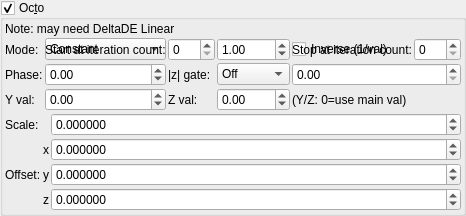
    <widget class="MyGroupBox" name="groupCheck_transf_function_enabledD_false">
     <property name="toolTip">
      <string/>
     </property>
     <property name="title">
      <string>Oc&amp;to</string>
     </property>
     <property name="checkable">
      <bool>true</bool>
     </property>
     <layout class="QVBoxLayout" name="verticalLayout_33" stretch="0,0,0">
      <property name="spacing">
       <number>2</number>
      </property>
      <property name="leftMargin">
       <number>2</number>
      </property>
      <property name="topMargin">
       <number>2</number>
      </property>
      <property name="rightMargin">
       <number>2</number>
      </property>
      <property name="bottomMargin">
       <number>2</number>
      </property>
      <item>
       <widget class="QLabel" name="label_264">
        <property name="text">
         <string>Note: may need DeltaDE Linear</string>
        </property>
       </widget>
      </item>
      <item>
       <layout class="QGridLayout" name="gridLayout_70">
        <property name="spacing">
         <number>2</number>
        </property>
        <item row="1" column="5">
         <widget class="MySpinBox" name="spinboxInt_transf_stop_iterations_D">
          <property name="sizePolicy">
           <sizepolicy hsizetype="Preferred" vsizetype="Maximum">
            <horstretch>0</horstretch>
            <verstretch>0</verstretch>
           </sizepolicy>
          </property>
          <property name="maximum">
           <number>999</number>
          </property>
         </widget>
        </item>
      <item row="1" column="0">
       <widget class="QLabel"><property name="text"><string>Mode:</string></property></widget>
      </item>
      <item row="1" column="1">
       <widget class="MyComboBox" name="comboBox_transf_multiplier_value_mode_3">
        <item><property name="text"><string notr="true">Constant</string></property></item>
        <item><property name="text"><string notr="true">Sine</string></property></item>
        <item><property name="text"><string notr="true">Ramp</string></property></item>
        <item><property name="text"><string notr="true">Exponential</string></property></item>
        <item><property name="text"><string notr="true">Triangle</string></property></item>
        <item><property name="text"><string notr="true">Square</string></property></item>
        <item><property name="text"><string notr="true">Smoothstep</string></property></item>
        <item><property name="text"><string notr="true">Noise</string></property></item>
        <item><property name="text"><string notr="true">Ping-pong</string></property></item>
        <item><property name="text"><string notr="true">Stepped</string></property></item>
       </widget>
      </item>
      <item row="1" column="2">
       <widget class="QLabel"><property name="text"><string>Freq:</string></property></widget>
      </item>
      <item row="1" column="3">
       <widget class="MyDoubleSpinBox" name="spinbox_transf_multiplier_frequency_3">
        <property name="minimum"><double>0.01</double></property><property name="maximum"><double>100.0</double></property>
        <property name="singleStep"><double>0.1</double></property><property name="value"><double>1.0</double></property>
       </widget>
      </item>
      <item row="1" column="4" colspan="2">
       <widget class="MyCheckBox" name="checkBox_transf_multiplier_inverse_3">
        <property name="text"><string>Inverse (1/val)</string></property>
       </widget>
      </item>
      <item row="2" column="0">
       <widget class="QLabel"><property name="text"><string>Phase:</string></property></widget>
      </item>
      <item row="2" column="1">
       <widget class="MyDoubleSpinBox" name="spinbox_transf_multiplier_phase_3">
        <property name="minimum"><double>-10.0</double></property><property name="maximum"><double>10.0</double></property>
        <property name="singleStep"><double>0.1</double></property><property name="value"><double>0.0</double></property>
       </widget>
      </item>
      <item row="2" column="2">
       <widget class="QLabel"><property name="text"><string>|z| gate:</string></property></widget>
      </item>
      <item row="2" column="3">
       <widget class="MyComboBox" name="comboBox_transf_multiplier_threshold_mode_3">
        <item><property name="text"><string notr="true">Off</string></property></item>
        <item><property name="text"><string notr="true">&gt; thresh</string></property></item>
        <item><property name="text"><string notr="true">&lt; thresh</string></property></item>
       </widget>
      </item>
      <item row="2" column="4" colspan="2">
       <widget class="MyDoubleSpinBox" name="spinbox_transf_multiplier_threshold_3">
        <property name="minimum"><double>0.0</double></property><property name="maximum"><double>1000.0</double></property>
        <property name="singleStep"><double>0.1</double></property><property name="value"><double>0.0</double></property>
       </widget>
      </item>
      <item row="3" column="0">
       <widget class="QLabel"><property name="text"><string>Y val:</string></property></widget>
      </item>
      <item row="3" column="1">
       <widget class="MyDoubleSpinBox" name="spinbox_transf_multiplier_scale_y_3">
        <property name="minimum"><double>-100.0</double></property><property name="maximum"><double>100.0</double></property>
        <property name="singleStep"><double>0.01</double></property><property name="value"><double>0.0</double></property>
       </widget>
      </item>
      <item row="3" column="2">
       <widget class="QLabel"><property name="text"><string>Z val:</string></property></widget>
      </item>
      <item row="3" column="3">
       <widget class="MyDoubleSpinBox" name="spinbox_transf_multiplier_scale_z_3">
        <property name="minimum"><double>-100.0</double></property><property name="maximum"><double>100.0</double></property>
        <property name="singleStep"><double>0.01</double></property><property name="value"><double>0.0</double></property>
       </widget>
      </item>
      <item row="3" column="4" colspan="2">
       <widget class="QLabel"><property name="text"><string notr="true">(Y/Z: 0=use main val)</string></property></widget>
      </item>
        <item row="1" column="1">
         <widget class="QLabel" name="label_253">
          <property name="text">
           <string>Start at iteration count:</string>
          </property>
          <property name="wordWrap">
           <bool>true</bool>
          </property>
         </widget>
        </item>
        <item row="1" column="4">
         <widget class="QLabel" name="label_252">
          <property name="text">
           <string>Stop at iteration count:</string>
          </property>
          <property name="wordWrap">
           <bool>true</bool>
          </property>
         </widget>
        </item>
        <item row="1" column="2">
         <widget class="MySpinBox" name="spinboxInt_transf_start_iterations_D">
          <property name="sizePolicy">
           <sizepolicy hsizetype="Minimum" vsizetype="Maximum">
            <horstretch>0</horstretch>
            <verstretch>0</verstretch>
           </sizepolicy>
          </property>
          <property name="minimum">
           <number>0</number>
          </property>
          <property name="maximum">
           <number>999</number>
          </property>
          <property name="value">
           <number>0</number>
          </property>
         </widget>
        </item>
       </layout>
      </item>
      <item>
       <layout class="QGridLayout" name="gridLayout_71" columnstretch="0,0,1">
        <property name="spacing">
         <number>2</number>
        </property>
        <item row="2" column="2">
         <widget class="MyDoubleSpinBox" name="spinbox3_transf_offset_100_y">
          <property name="sizePolicy">
           <sizepolicy hsizetype="Minimum" vsizetype="Maximum">
            <horstretch>0</horstretch>
            <verstretch>0</verstretch>
           </sizepolicy>
          </property>
          <property name="prefix">
           <string/>
          </property>
          <property name="suffix">
           <string/>
          </property>
          <property name="decimals">
           <number>6</number>
          </property>
          <property name="minimum">
           <double>-99.989999999999995</double>
          </property>
          <property name="maximum">
           <double>99.989999999999995</double>
          </property>
          <property name="singleStep">
           <double>0.100000000000000</double>
          </property>
         </widget>
        </item>
        <item row="1" column="2">
         <widget class="MyDoubleSpinBox" name="spinbox3_transf_offset_100_x">
          <property name="sizePolicy">
           <sizepolicy hsizetype="Minimum" vsizetype="Maximum">
            <horstretch>0</horstretch>
            <verstretch>0</verstretch>
           </sizepolicy>
          </property>
          <property name="prefix">
           <string/>
          </property>
          <property name="suffix">
           <string/>
          </property>
          <property name="decimals">
           <number>6</number>
          </property>
          <property name="minimum">
           <double>-99.989999999999995</double>
          </property>
          <property name="maximum">
           <double>99.989999999999995</double>
          </property>
          <property name="singleStep">
           <double>0.100000000000000</double>
          </property>
         </widget>
        </item>
        <item row="0" column="0">
         <widget class="QLabel" name="label_263">
          <property name="text">
           <string>Scale:</string>
          </property>
         </widget>
        </item>
        <item row="1" column="1">
         <widget class="QLabel" name="label_143">
          <property name="sizePolicy">
           <sizepolicy hsizetype="Preferred" vsizetype="Preferred">
            <horstretch>0</horstretch>
            <verstretch>0</verstretch>
           </sizepolicy>
          </property>
          <property name="text">
           <string notr="true">x</string>
          </property>
          <property name="alignment">
           <set>Qt::AlignRight|Qt::AlignTrailing|Qt::AlignVCenter</set>
          </property>
         </widget>
        </item>
        <item row="3" column="2">
         <widget class="MyDoubleSpinBox" name="spinbox3_transf_offset_100_z">
          <property name="sizePolicy">
           <sizepolicy hsizetype="Minimum" vsizetype="Maximum">
            <horstretch>0</horstretch>
            <verstretch>0</verstretch>
           </sizepolicy>
          </property>
          <property name="prefix">
           <string/>
          </property>
          <property name="suffix">
           <string/>
          </property>
          <property name="decimals">
           <number>6</number>
          </property>
          <property name="minimum">
           <double>-99.989999999999995</double>
          </property>
          <property name="maximum">
           <double>99.989999999999995</double>
          </property>
          <property name="singleStep">
           <double>0.100000000000000</double>
          </property>
         </widget>
        </item>
        <item row="3" column="1">
         <widget class="QLabel" name="label_148">
          <property name="sizePolicy">
           <sizepolicy hsizetype="Preferred" vsizetype="Preferred">
            <horstretch>0</horstretch>
            <verstretch>0</verstretch>
           </sizepolicy>
          </property>
          <property name="text">
           <string notr="true">z</string>
          </property>
          <property name="alignment">
           <set>Qt::AlignRight|Qt::AlignTrailing|Qt::AlignVCenter</set>
          </property>
         </widget>
        </item>
        <item row="2" column="0">
         <widget class="QLabel" name="label_255">
          <property name="text">
           <string>Offset:</string>
          </property>
         </widget>
        </item>
        <item row="2" column="1">
         <widget class="QLabel" name="label_147">
          <property name="sizePolicy">
           <sizepolicy hsizetype="Preferred" vsizetype="Preferred">
            <horstretch>0</horstretch>
            <verstretch>0</verstretch>
           </sizepolicy>
          </property>
          <property name="text">
           <string notr="true">y</string>
          </property>
          <property name="alignment">
           <set>Qt::AlignRight|Qt::AlignTrailing|Qt::AlignVCenter</set>
          </property>
         </widget>
        </item>
        <item row="0" column="2">
         <widget class="MyDoubleSpinBox" name="spinbox_transf_scaleA_2">
          <property name="sizePolicy">
           <sizepolicy hsizetype="Minimum" vsizetype="Maximum">
            <horstretch>0</horstretch>
            <verstretch>0</verstretch>
           </sizepolicy>
          </property>
          <property name="prefix">
           <string/>
          </property>
          <property name="suffix">
           <string/>
          </property>
          <property name="decimals">
           <number>6</number>
          </property>
          <property name="minimum">
           <double>-99.989999999999995</double>
          </property>
          <property name="maximum">
           <double>99.989999999999995</double>
          </property>
          <property name="singleStep">
           <double>0.100000000000000</double>
          </property>
         </widget>
        </item>
       </layout>
      </item>
     </layout>
    </widget>
